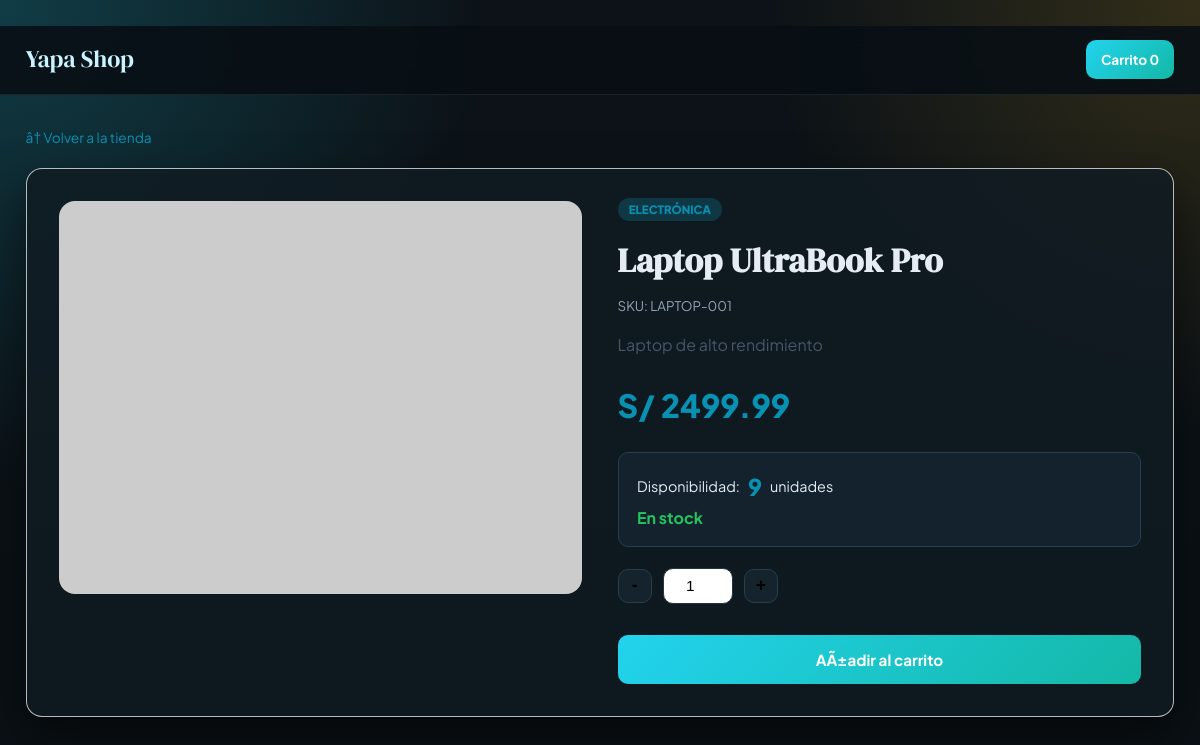
Page /store/product/1 on the earlier database version.
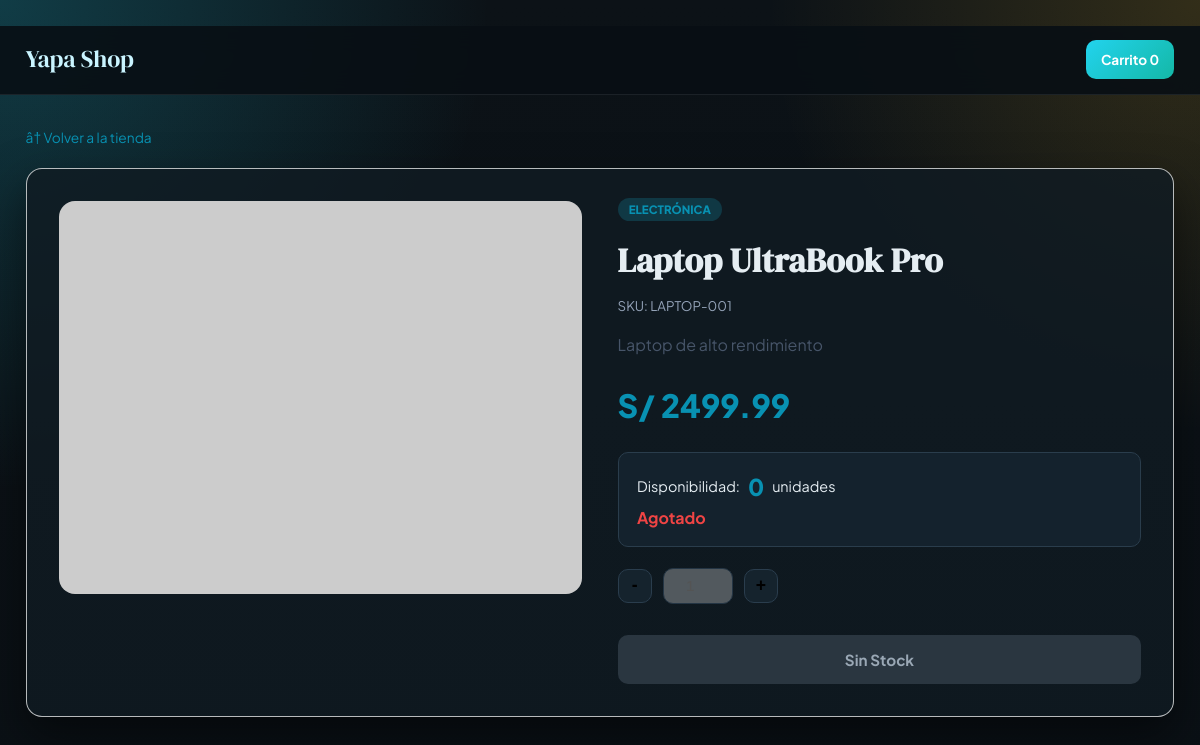
Same page on the later database version.
### models.py (models this page shows, shortened)
class Product(db.Model):
    __tablename__ = 'products'
    id = db.Column(db.Integer, primary_key=True)
    sku = db.Column(db.String(50), unique=True, nullable=False)
    name = db.Column(db.String(200), nullable=False)
    category = db.Column(db.String(100), default='General')
    price = db.Column(db.Float, nullable=False, default=0.0)
    stock = db.Column(db.Integer, nullable=False, default=0)
    description = db.Column(db.Text, default='')
    image_url = db.Column(db.String(500), default='')
    created_at = db.Column(db.DateTime, default=datetime.utcnow)
    updated_at = db.Column(db.DateTime, default=datetime.utcnow, onupdate=datetime.utcnow)

### app.py (the view)
@app.route('/store/product/<int:product_id>')
def store_product_detail(product_id):
    product = Product.query.get_or_404(product_id)
    return render_template('store/product_detail.html', product=product)

### app.py (called while the page is built, shortened)
def current_admin_user():
    return session.get('admin_user', 'anonymous')

def current_admin_role():
    return session.get('admin_role', 'guest')

def ensure_csrf_token():
    token = session.get('csrf_token')
    if not token:
        token = secrets.token_hex(16)
        session['csrf_token'] = token
    return token

@app.context_processor
def inject_session_context():
    return {
        'csrf_token': ensure_csrf_token(),
        'admin_role': current_admin_role(),
        'admin_user': current_admin_user(),
        'product_image_src': product_image_src,
        'product_image_proxy_src': product_image_proxy_src
    }

def _normalize_external_url(raw_url: str) -> str:
    if not raw_url:
        return ''
    value = raw_url.strip()
    if not value:
        return ''
    if value.startswith('//'):
        return f'https:{value}'
    parsed = urlparse(value)
    if not parsed.scheme:
        return f'https://{value}'
    return value

@app.before_request
def enforce_admin_csrf():
    return None

### templates/store/product_detail.html (shortened to what this page needs)
﻿<!DOCTYPE html>
<html lang="es">
<head>
    <link rel="stylesheet" href="{{ url_for('static', filename='css/style.css') }}">
</head>
<body class="store-page">
    <header class="store-header">
        <div class="header-inner">
            <a href="{{ url_for('store_home') }}" class="store-logo">Yapa Shop</a>
            <div class="header-right">
                <a href="{{ url_for('store_cart') }}" class="cart-btn" id="btn-cart">
                    Carrito <span id="cart-count">0</span>
                </a>
            </div>
        </div>
    </header>
    <main class="product-detail-page">
        <a href="{{ url_for('store_home') }}" class="breadcrumb" id="breadcrumb-home">â† Volver a la tienda</a>
        <div class="product-detail-container">
            <div class="product-detail-image">
                {% if product.image_url %}
                    <img src="{{ product_image_src(product.image_url) }}"
                         data-proxy-src="{{ product_image_proxy_src(product.image_url) }}"
                         alt="{{ product.name }}"
                         id="product-main-image"
                         class="remote-image">
                {% else %}
                    <div class="image-placeholder-large">Producto</div>
                {% endif %}
            </div>
            <div class="product-detail-info">
                <span class="product-category-tag" id="product-category">{{ product.category }}</span>
                <h1 class="product-detail-name" id="product-name">{{ product.name }}</h1>
                <p class="product-sku" id="product-sku">SKU: {{ product.sku }}</p>
                <p class="product-description" id="product-description">{{ product.description }}</p>
                <div class="product-detail-price" id="product-price">S/ {{ "%.2f"|format(product.price) }}</div>
                <div class="stock-realtime-container">
                    <div class="stock-counter" id="stock-display">
                        <span class="stock-label">Disponibilidad:</span>
                        <span class="stock-value" id="stock-count">{{ product.stock }}</span>
                        <span class="stock-unit">unidades</span>
                    </div>
                    <div class="stock-status" id="stock-status-text">
                        {% if product.stock > 0 %}
                            <span class="status-available">En stock</span>
                        {% else %}
                            <span class="status-outofstock">Agotado</span>
                        {% endif %}
                    </div>
                </div>
                <div class="add-to-cart-container">
                    <div class="qty-selector">
                        <button onclick="changeQty(-1)" id="btn-qty-decrease">-</button>
                        <input type="number" id="qty-input" value="1" min="1"
                               max="{{ product.stock }}" {% if product.stock == 0 %}disabled{% endif %}>
                        <button onclick="changeQty(1)" id="btn-qty-increase">+</button>
                    </div>
                    <button class="btn-add-to-cart-detail
                            {% if product.stock == 0 %}btn-out-of-stock{% else %}btn-available{% endif %}"
                            id="btn-add-to-cart"
                            data-product-id="{{ product.id }}"
                            {% if product.stock == 0 %}disabled{% endif %}
                            onclick="addToCartDetail()">
                        {% if product.stock == 0 %}Sin Stock{% else %}AÃ±adir al carrito{% endif %}
                    </button>
                </div>
            </div>
        </div>
    </main>
</body>
</html>

Differences in the rows shown:
changed Product "Laptop UltraBook Pro": stock "9" → "0"
Other differences:
text no longer shown: "En stock AÃ±adir al carrito"
text now shown: "Agotado Sin Stock"
